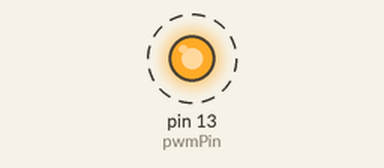
Simulated run of this sketch. Board: Arduino Uno, built with avr-gcc and run on an emulated ATmega328P. On the bench: output pins drawn as LEDs (lit = HIGH). Dashed ring = blinking.

Above: at 0.5 s.
Timing chart, 0 to 4.6 s (numbered marks = the images above):
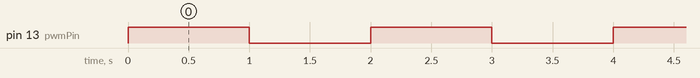

Measured:
- by itself, pin 13 (pwmPin): alternates HIGH for 1.0 s and LOW for 1.0 s

The sketch:

PWM.ino
```cpp
int pwmPin = 13;
void setup() {

  pinMode(pwmPin, OUTPUT);
}
void loop() {
digitalWrite(pwmPin, HIGH);  // pin HIGH (ON)
  delay(1000);  // Delay

  digitalWrite(pwmPin, LOW);   // Set pin LOW (OFF)
  delay(1000);  // Delay
}
```
